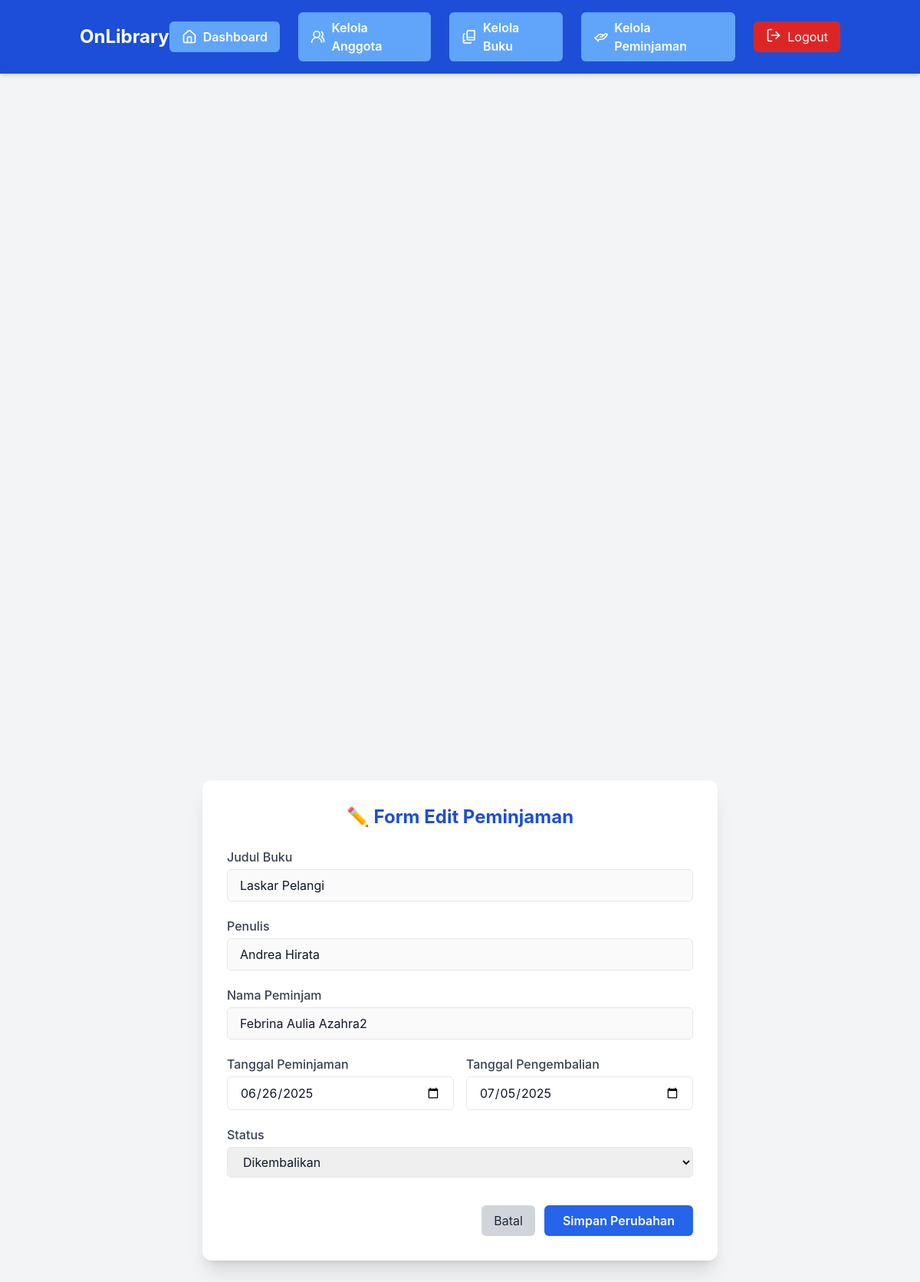
Screenshot of /views/peminjaman/edit.php?id=2 (signed in) with the database file from the repository.
### tables this page shows
CREATE TABLE `transaksi` (
  `id` int NOT NULL AUTO_INCREMENT,
  `id_anggota` int NOT NULL,
  `id_buku` int NOT NULL,
  `tanggal_peminjaman` date NOT NULL,
  `tanggal_pengembalian` date DEFAULT NULL,
  `status` enum('dipinjam','dikembalikan') DEFAULT 'dipinjam',
  PRIMARY KEY (`id`),
  KEY `id_anggota` (`id_anggota`),
  KEY `id_buku` (`id_buku`),
  CONSTRAINT `transaksi_ibfk_1` FOREIGN KEY (`id_anggota`) REFERENCES `anggota` (`id`) ON DELETE CASCADE,
  CONSTRAINT `transaksi_ibfk_2` FOREIGN KEY (`id_buku`) REFERENCES `buku` (`id`) ON DELETE CASCADE
);

CREATE TABLE `buku` (
  `id` int NOT NULL AUTO_INCREMENT,
  `judul` varchar(255) NOT NULL,
  `penulis` varchar(255) NOT NULL,
  `penerbit` varchar(255) NOT NULL,
  `tahun_terbit` varchar(255) NOT NULL,
  `isbn` varchar(20) NOT NULL,
  `kategori` varchar(100) DEFAULT NULL,
  `deskripsi` text,
  `stok` int DEFAULT '0',
  `image_path` varchar(255) DEFAULT NULL,
  `created_at` timestamp NULL DEFAULT CURRENT_TIMESTAMP,
  PRIMARY KEY (`id`),
  UNIQUE KEY `isbn` (`isbn`)
);

CREATE TABLE `anggota` (
  `id` int NOT NULL AUTO_INCREMENT,
  `role` enum('admin','user') DEFAULT 'user',
  `nama` varchar(100) NOT NULL,
  `email` varchar(100) NOT NULL,
  `password` varchar(255) NOT NULL,
  `nomor` varchar(20) DEFAULT NULL,
  `alamat` text,
  `registered_at` timestamp NULL DEFAULT CURRENT_TIMESTAMP,
  PRIMARY KEY (`id`),
  UNIQUE KEY `email` (`email`)
);

### functions/peminjaman.php (called while the page is built, shortened)
<?php
require_once __DIR__ . '/../includes/db_connection.php';
function getTransactionById($id) {
    global $conn;
    $sql = "
        SELECT
            transaksi.id AS transaksi_id,
            anggota.id AS anggota_id,
            anggota.nama AS nama_anggota,
            buku.id AS buku_id,
            buku.judul AS judul_buku,
            buku.penulis AS penulis_buku,
            transaksi.tanggal_peminjaman,
            transaksi.tanggal_pengembalian,
            transaksi.status
        FROM transaksi
        JOIN anggota ON transaksi.id_anggota = anggota.id
        JOIN buku ON transaksi.id_buku = buku.id
        WHERE transaksi.id = $id
    ";
    $result = $conn->query($sql);
    return $result->fetch_assoc();
}
?>

### views/peminjaman/edit.php (the view, shortened to what this page needs)
<?php
include_once '../../includes/header.php';
require_once '../../includes/db_connection.php';
require_once '../../functions/peminjaman.php';
$id = $_GET["id"];
$transaksi = getTransactionById($id);
?>
<div class="min-h-screen bg-gray-100 flex items-center justify-center px-4 py-8">
  <div class="bg-white rounded-xl shadow-xl p-8 w-full max-w-2xl">
    <h2 class="text-2xl font-bold text-blue-700 mb-6 text-center">✏️ Form Edit Peminjaman</h2>
    <form method="POST" enctype="multipart/form-data" class="space-y-5">
      <div>
        <label class="block font-medium text-gray-700 mb-1">Judul Buku</label>
        <input type="text" value="<?= htmlspecialchars($transaksi['judul_buku']) ?>" class="w-full px-4 py-2 border rounded-md" disabled>
      </div>
      <div>
        <label class="block font-medium text-gray-700 mb-1">Penulis</label>
        <input type="text" value="<?= htmlspecialchars($transaksi['penulis_buku']) ?>" class="w-full px-4 py-2 border rounded-md" disabled>
      </div>
      <div>
        <label class="block font-medium text-gray-700 mb-1">Nama Peminjam</label>
        <input type="text" value="<?= htmlspecialchars($transaksi['nama_anggota']) ?>" class="w-full px-4 py-2 border rounded-md" disabled>
      </div>
      <div class="grid grid-cols-1 md:grid-cols-2 gap-4">
        <div>
          <label class="block font-medium text-gray-700 mb-1">Tanggal Peminjaman</label>
          <input type="date" name="tanggal_peminjaman" value="<?= $transaksi['tanggal_peminjaman'] ?>" class="w-full px-4 py-2 border rounded-md" required>
        </div>
        <div>
          <label class="block font-medium text-gray-700 mb-1">Tanggal Pengembalian</label>
          <input type="date" name="tanggal_pengembalian" value="<?= $transaksi['tanggal_pengembalian'] ?>" class="w-full px-4 py-2 border rounded-md">
        </div>
      </div>
      <div>
        <label class="block font-medium text-gray-700 mb-1">Status</label>
        <select name="status" class="w-full px-4 py-2 border rounded-md">
          <option value="Dikembalikan" <?= $transaksi['status'] == 'dikembalikan' ? 'selected' : '' ?>>Dikembalikan</option>
        </select>
      </div>
      <div class="flex justify-end space-x-3 pt-4">
        <a href="list.php" class="px-4 py-2 bg-gray-300 hover:bg-gray-400 text-gray-800 rounded-md">Batal</a>
        <button type="submit" class="px-6 py-2 bg-blue-600 hover:bg-blue-700 text-white font-semibold rounded-md">Simpan Perubahan</button>
      </div>
    </form>
  </div>
</div>
<?php include_once '../../includes/footer.php'; ?>

### includes/header.php (style rules this page uses)
body { font-family: 'Inter', sans-serif; min-height: 100vh; display: flex; flex-direction: column; }

### rows the page displays
transaksi: id_buku.judul "Laskar Pelangi", id_buku.penulis "Andrea Hirata", id_anggota.nama "Febrina Aulia Azahra2", tanggal_peminjaman "06/26/2025", tanggal_pengembalian "07/05/2025", status "Dikembalikan"
